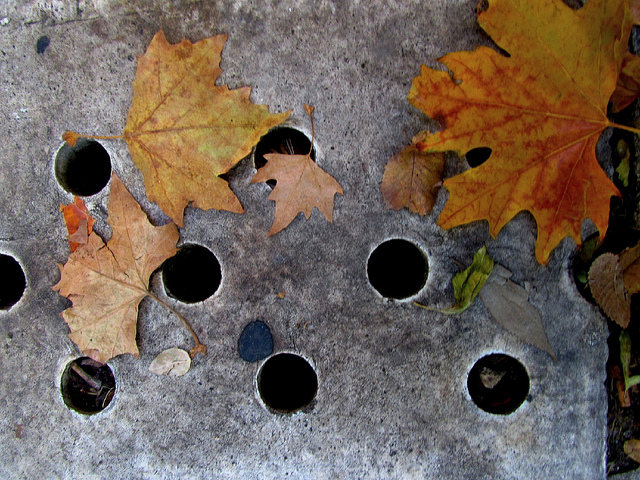
#> input picture agujeros/agujero.jpg, 640 x 480 px
$ python tarea.py agujero.jpg   (Python 2 division)   (older library calls are emulated)
#> lines starting #> are read from the running program, lines starting #| are printed output that depends on the picture; after the words box and inside, x2 and y2 are one past the last pixel; in counts of white or black regions, pixels touching at a corner belong together
import sys
from PIL import Image, ImageDraw, ImageFont
from random import randint

def grayScale(im):
    w,h = im.size
    gray = im.copy()
    pix = gray.load()
    for x in range(w):
        for y in range(h):
            curr = pix[x,y]
            prom = max(curr)
            pix[x,y] = prom, prom, prom
    return gray

def blur(im):
    w,h = im.size
    blurred = im.copy()
    pix = blurred.load()
    for x in range(w):
        for y in range(h):
            ngbs = []
            ngbs.append(list(pix[x,y]))
            for i in range(x-1, x+2):
                for j in range(y-1, y+2):
                    try:
                        ngbs.append(list(pix[i,j]))
                    except IndexError:
                        pass
            total = [ sum(z) for z in zip(*ngbs) ]
            pix[x,y] = total[0]/len(ngbs), total[1]/len(ngbs), total[2]/len(ngbs)
    return blurred

def binarized(im, thresh):
    w,h = im.size
    binarized = im.copy()
    pix = binarized.load()
    for x in range(w):
        for y in range(h):
            if pix[x,y][0] >= thresh:
                pix[x,y] = (255,255,255)
            else:
                pix[x,y] = (0,0,0)
    return binarized

def bfs(im, root, color, out):
    '''q = queue '''
    pix = im.load()
    output = out.load()
    w, h = im.size
    q = []
    q.append(root)
    coords = []
    original = pix[root]
    tot = 0
    while len(q) > 0:
        (x, y) = q.pop(0)
        curr = pix[x, y]
        if curr == original or curr == color:
            for dx in [-1, 0, 1]:
                for dy in [-1, 0, 1]:
                    i, j = (x + dx, y + dy)
                    if i >= 0 and i < w and j >= 0 and j < h:
                        rgb = pix[i, j]
                        if rgb == original:
                            tot+=1
                            pix[i, j] = color
                            output[i,j] = color
                            coords.append((i, j))
                            q.append((i, j))
    return coords, out, tot

def horizontalHistogram(im):
    w,h = im.size
    pix = im.load()
    file_ = open('horizontal.txt', 'w')
    hist = []
    prom = 0
    for x in range(w):
        temp = 0
        for y in range(h):
            temp += pix[x,y][0]
        file_.write(str(x)+ ' ' + str(temp) + '\n')
        hist.append(temp)
    file_.close()
    for i in hist:
        prom += i
    prom = float(prom)/ len(hist)
    return hist, prom

def verticalHistogram(im):
    w,h = im.size
    pix = im.load()
    file_ = open('vertical.txt', 'w')
    hist = []
    prom = 0
    for y in range(h):
        temp = 0
        for x in range(w):
            temp += pix[x,y][0]
        file_.write(str(y)+ ' ' + str(temp) + '\n')
        hist.append(temp)
    for i in hist:
        prom +=i
    prom = float(prom)/len(hist)
    file_.close()
    return hist, prom

'''
def possibleHoles(hist):
    coord = []
    for i in range(1, len(hist) - 1):
        if hist[i] < hist[i-1] and hist[i+1] > hist[i]:
            coord.append(i)
    return coord
'''

def possibleHoles(histx, histy, im):
    '''inter = intersections '''
    pix = im.load()
    inter = []
    for i in range(1, len(histx)-1):
        if histx[i-1] > histx[i] < histx[i+1]:
            for j in range(1, len(histy) -1):
                if histy[j-1] > histy[j] < histy[j+1]:
                    inter.append((i,j))
    return inter

def purple():
    return (randint(85,255), randint(0, 150), randint(128, 255))

def findCenters(coords, im, original, tot):
    draw = ImageDraw.Draw(im)
    font = ImageFont.truetype("/usr/share/fonts/truetype/freefont/FreeMonoOblique.ttf", 14)
    r = 2
    t = 0
    for c in coords:
        id_ = 'a'+str(t+1)
        c.sort()
        max_ = c[-1]
        min_ = c[0]
        promx = (max_[0] + min_[0])/2
        promy = (max_[1] + min_[1])/2
        draw.ellipse((promx-r,promy-r, promx+r, promy+r), fill='yellow')
        draw.text((promx,promy),id_, fill='red', font=font)
        print '\tAgujero %s -> %.2f%%'%(id_,tot[t]*100)
        t += 1
    return im

def holeDetection(im):
    size = 128,128
    original = im.copy()
    output = im.copy()
    output.thumbnail(size, Image.ANTIALIAS)
    im.thumbnail(size, Image.ANTIALIAS)
    im = grayScale(im)
    im = blur(im)
    histx, promx = horizontalHistogram(im)
    histy, promy = verticalHistogram(im)

    inter = possibleHoles(histx, histy, im)

    im = binarized(im,60)
    pix = im.load()
    coords = []
    tot = []
    area = im.size[0] * im.size[1]
    for i in inter:
        if pix[i] == (0,0,0):
            c, out, t = bfs(im, (i), purple(), output)
            coords.append(c)
            p = (float(t)/area)
            tot.append(p)

    im = findCenters(coords, out, original,tot)
    im = im.resize((original.size), Image.ANTIALIAS)
    im.save('agujeros.png')
    im.show()

if __name__ == '__main__':
    path = sys.argv[1]
    image = Image.open(path).convert('RGB')
#> image is the input picture: PIL image 640x480 RGB; mean R, G, B 112.6, 98.9, 89.2
    holeDetection(image)
#> in holeDetection, `output.thumbnail(size, Image.ANTIALIAS)`:
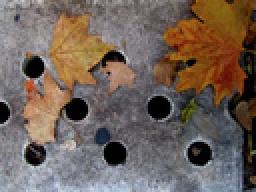
#> output: PIL image 128x96 RGB (shown 2 times larger); mean R, G, B 112.8, 99.2, 89.4
#> in holeDetection, `im = blur(im)`:
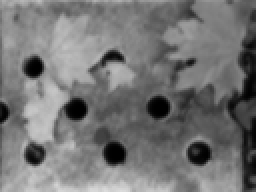
#> im: PIL image 128x96 RGB (shown 2 times larger); min 0, max 219, mean 116.7
#> after the loop in horizontalHistogram, `for x in range(w):`: hist = 128 values, max 15492 at index 23, min 3675 at index 126, mean 11201.8
#> the loop in horizontalHistogram, `for i in hist:` made 128 passes
#> (i, prom) on passes 1 to 12: (9664, 9664), (11437, 21101), (12119, 33220), (12631, 45851), (12991, 58842), (13015, 71857), (12806, 84663), (12648, 97311), (12616, 109927), (12800, 122727), (13124, 135851), (13257, 149108)
#> after the loop in horizontalHistogram, `for i in hist:`: prom = 1433825
#> in horizontalHistogram, `prom = float(prom)/ len(hist)`: prom = 11201.8
#> in holeDetection, `histx, promx = horizontalHistogram(im)`: histx has the same summary as hist in horizontalHistogram
#> after the loop in verticalHistogram, `for y in range(h):`: hist = 96 values, max 22271 at index 95, min 10033 at index 54, mean 14935.7
#> the loop in verticalHistogram, `for i in hist:` made 96 passes
#> (i, prom) on passes 1 to 12: (18212, 18212), (16264, 34476), (15476, 49952), (14913, 64865), (14530, 79395), (14345, 93740), (14368, 108108), (14626, 122734), (15061, 137795), (15543, 153338), (16014, 169352), (16458, 185810)
#> after the loop in verticalHistogram, `for i in hist:`: prom = 1433825
#> in verticalHistogram, `prom = float(prom)/len(hist)`: prom = 14935.7
#> in holeDetection, `histy, promy = verticalHistogram(im)`: histy has the same summary as hist in verticalHistogram
#> the loop in possibleHoles, `for i in range(1, len(histx)-1):` made 126 passes
#> after the loop in possibleHoles, `for i in range(1, len(histx)-1):`: inter = 75 pairs, first value 8 to 126, second value 5 to 77
#> in holeDetection, `im = binarized(im,60)`:
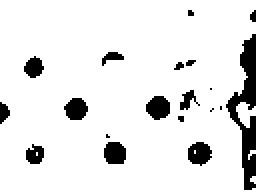
#> im: PIL image 128x96 RGB (shown 2 times larger); 89.8% white; 19 black regions (9 under 20 px), largest, box (x1, y1, x2, y2) and area: (113, 17, 128, 95) 502, (73, 48, 85, 60) 110, (94, 71, 106, 83) 106
#> the loop in holeDetection, `for i in inter:` made 75 passes
#> (i, t, p) on passes 10, 12, 28, 35, 43, 48, 51, 52, 55: ((13, 77), 66, 0.00537), ((17, 30), 75, 0.0061), ((38, 54), 100, 0.00814), ((54, 77), 105, 0.00854), ((80, 54), 110, 0.00895), ((90, 54), 47, 0.00382), ((95, 5), 8, 0.000651), ((95, 30), 11, 0.000895), ((95, 77), 106, 0.00863)
#> (t, p) on pass 67: (502, 0.0409)
#> after the loop in holeDetection, `for i in inter:`:
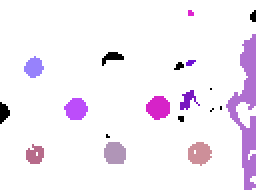
#> im: PIL image 128x96 RGB (shown 2 times larger); mean R, G, B 245.6, 238.6, 247.6
#> after the loop in holeDetection, `for i in inter:`: coords = 10 items; tot = [0.00537, 0.0061, 0.00814, 0.00854, 0.00895, 0.00382, 0.000651, 0.000895, 0.00863, 0.0409]
#> in findCenters, `draw = ImageDraw.Draw(im)`:
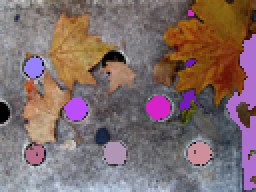
#> im: PIL image 128x96 RGB (shown 2 times larger); mean R, G, B 127.8, 107.4, 106.9
#> the loop in findCenters, `for c in coords:` made 10 passes
#> (id_, max_, min_, promx, promy) on passes 1 to 10: ('a1', (21, 78), (13, 75), 17, 76), ('a2', (21, 34), (12, 33), 16, 33), ('a3', (43, 55), (32, 53), 37, 54), ('a4', (62, 79), (52, 74), 57, 76), ('a5', (84, 56), (73, 52), 78, 54), ('a6', (99, 52), (90, 51), 94, 51), ('a7', (96, 7), (94, 5), 95, 6), ('a8', (97, 30), (93, 31), 95, 30), ('a9', (105, 78), (94, 74), 99, 76), ('a10', (127, 93), (113, 52), 120, 72)
#| 	Agujero a1 -> 0.54%
#| 	Agujero a2 -> 0.61%
#| 	Agujero a3 -> 0.81%
#| 	Agujero a4 -> 0.85%
#| 	Agujero a5 -> 0.90%
#| 	Agujero a6 -> 0.38%
#| 	Agujero a7 -> 0.07%
#| 	Agujero a8 -> 0.09%
#> (further printed lines are left out)
#> after the loop in findCenters, `for c in coords:`: t = 10
#> in holeDetection, `im = findCenters(coords, out, original,tot)`:
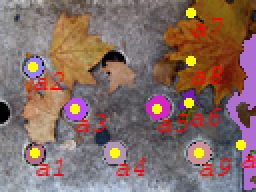
#> im: PIL image 128x96 RGB (shown 2 times larger); mean R, G, B 132.8, 107.7, 101.7
#> in holeDetection, `im = im.resize((original.size), Image.ANTIALIAS)`:
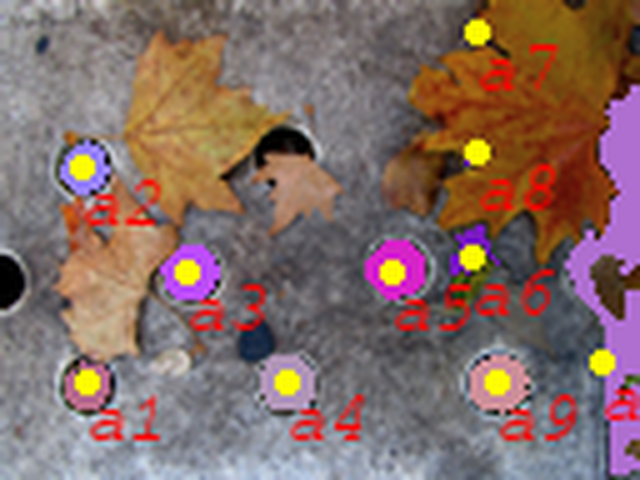
#> im: PIL image 640x480 RGB; mean R, G, B 132.8, 107.6, 101.8

$ run again, on agujeros/prueba4.jpg
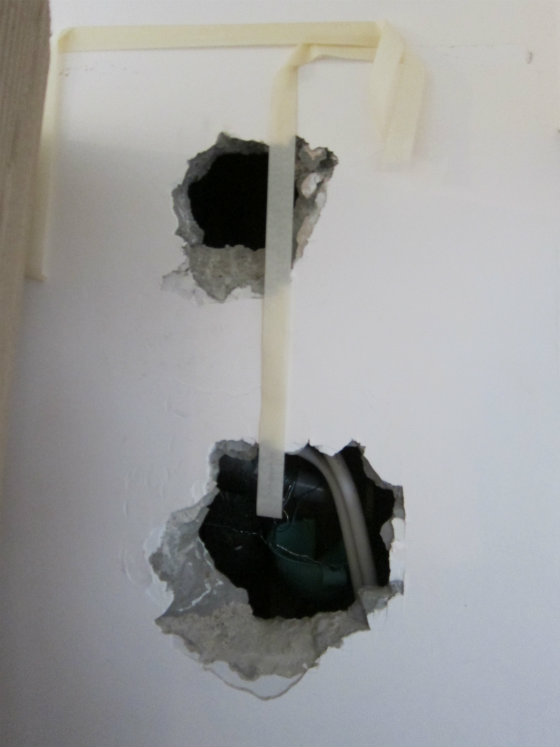
#> input picture agujeros/prueba4.jpg, 560 x 747 px
#> image is the input picture: PIL image 560x747 RGB; mean R, G, B 154.2, 154.5, 154
#> after the loop in horizontalHistogram, `for x in range(w):`: hist = 96 values, max 25451 at index 94, min 14133 at index 43, mean 20260.6
#> the loop in horizontalHistogram, `for i in hist:` made 96 passes
#> (i, prom) on passes 1 to 8: (17929, 17929), (15470, 33399), (14778, 48177), (14696, 62873), (14794, 77667), (15020, 92687), (15490, 108177), (16331, 124508)
#> after the loop in horizontalHistogram, `for i in hist:`: prom = 1945016
#> in horizontalHistogram, `prom = float(prom)/ len(hist)`: prom = 20260.6
#> in holeDetection, `histx, promx = horizontalHistogram(im)`: histx has the same summary as hist in horizontalHistogram
#> after the loop in verticalHistogram, `for y in range(h):`: hist = 128 values, max 18369 at index 2, min 10978 at index 96, mean 15195.4
#> the loop in verticalHistogram, `for i in hist:` made 128 passes
#> (i, prom) on passes 1 to 8: (17220, 17220), (18161, 35381), (18369, 53750), (18364, 72114), (18264, 90378), (18183, 108561), (18084, 126645), (17983, 144628)
#> after the loop in verticalHistogram, `for i in hist:`: prom = 1945016
#> in verticalHistogram, `prom = float(prom)/len(hist)`: prom = 15195.4
#> in holeDetection, `histy, promy = verticalHistogram(im)`: histy has the same summary as hist in verticalHistogram
#> the loop in possibleHoles, `for i in range(1, len(histx)-1):` made 94 passes
#> after the loop in possibleHoles, `for i in range(1, len(histx)-1):`: inter = 30 pairs, first value 3 to 90, second value 7 to 96
#> in holeDetection, `im = binarized(im,60)`:
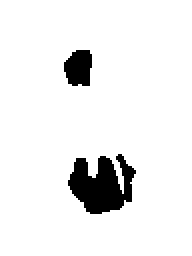
#> im: PIL image 96x128 RGB (shown 2 times larger); 93% white; 2 black regions, box (x1, y1, x2, y2) and area: (34, 77, 68, 107) 651, (32, 25, 46, 43) 206
#> the loop in holeDetection, `for i in inter:` made 30 passes
#> (i, w in bfs, h in bfs, original in bfs, t, p) on passes 9, 12: ((43, 29), 96, 128, (0, 0, 0), 206, 0.0168), ((43, 96), 96, 128, (0, 0, 0), 651, 0.053)
#> after the loop in holeDetection, `for i in inter:`: coords = 2 items; tot = [0.0168, 0.053]
#> the loop in findCenters, `for c in coords:` made 2 passes
#> (id_, max_, min_, promx, promy, t) on passes 1 to 2: ('a1', (45, 33), (32, 31), 38, 32, 1), ('a2', (67, 86), (34, 90), 50, 88, 2)
#> (printed output is left out)
#> after the loop in findCenters, `for c in coords:`: t = 2
#> in holeDetection, `im = im.resize((original.size), Image.ANTIALIAS)`:
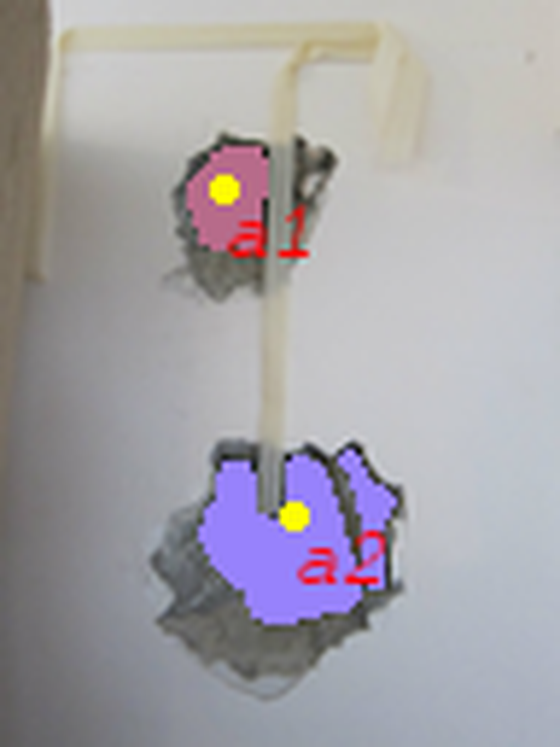
#> im: PIL image 560x747 RGB; mean R, G, B 165.2, 161.9, 167.1

$ run again, on agujeros/prueba5.jpg
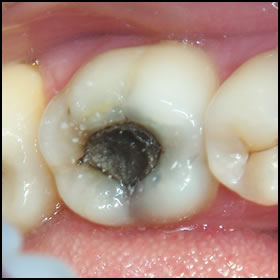
#> input picture agujeros/prueba5.jpg, 280 x 280 px
#> image is the input picture: PIL image 280x280 RGB; mean R, G, B 175.7, 147.5, 135.8
#> after the loop in horizontalHistogram, `for x in range(w):`: hist = 128 values, max 25323 at index 6, min 9929 at index 127, mean 22657
#> the loop in horizontalHistogram, `for i in hist:` made 128 passes
#> (i, prom) on passes 1 to 8: (10116, 10116), (19813, 29929), (23374, 53303), (24547, 77850), (25030, 102880), (25234, 128114), (25323, 153437), (25308, 178745)
#> after the loop in horizontalHistogram, `for i in hist:`: prom = 2900095
#> in horizontalHistogram, `prom = float(prom)/ len(hist)`: prom = 22657
#> in holeDetection, `histx, promx = horizontalHistogram(im)`: histx has the same summary as hist in horizontalHistogram
#> after the loop in verticalHistogram, `for y in range(h):`: hist = 128 values, max 27590 at index 124, min 9357 at index 0, mean 22657
#> the loop in verticalHistogram, `for i in hist:` made 128 passes
#> (i, prom) on passes 1 to 8: (9357, 9357), (15714, 25071), (19330, 44401), (20174, 64575), (20329, 84904), (20332, 105236), (20285, 125521), (20212, 145733)
#> after the loop in verticalHistogram, `for i in hist:`: prom = 2900095
#> in verticalHistogram, `prom = float(prom)/len(hist)`: prom = 22657
#> in holeDetection, `histy, promy = verticalHistogram(im)`: histy has the same summary as hist in verticalHistogram
#> the loop in possibleHoles, `for i in range(1, len(histx)-1):` made 126 passes
#> after the loop in possibleHoles, `for i in range(1, len(histx)-1):`: inter = [(9, 15), (9, 68), (9, 102), (32, 15), (32, 68), (32, 102), (59, 15), (59, 68), (59, 102), (93, 15), (93, 68), (93, 102), (98, 15), (98, 68), (98, 102), (112, 15), (112, 68), (112, 102), (123, 15), (123, 68), (123, 102)]
#> in holeDetection, `im = binarized(im,60)`:
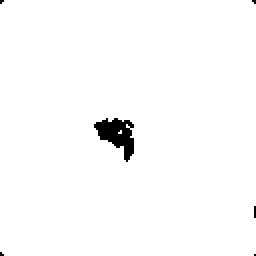
#> im: PIL image 128x128 RGB (shown 2 times larger); 98.5% white; 6 black regions (5 under 20 px), largest, box (x1, y1, x2, y2) and area: (47, 59, 67, 81) 233
#> the loop in holeDetection, `for i in inter:` made 21 passes
#> (i, w in bfs, h in bfs, original in bfs, t, p) on pass 8: ((59, 68), 128, 128, (0, 0, 0), 233, 0.0142)
#> after the loop in holeDetection, `for i in inter:`: coords = 1 item; tot = [0.0142]
#> the loop in findCenters, `for c in coords:` made 1 pass
#> (id_, max_, min_, promx, promy, t) on pass 1: ('a1', (66, 76), (47, 62), 56, 69, 1)
#> (printed output is left out)
#> after the loop in findCenters, `for c in coords:`: t = 1
#> in holeDetection, `im = im.resize((original.size), Image.ANTIALIAS)`:
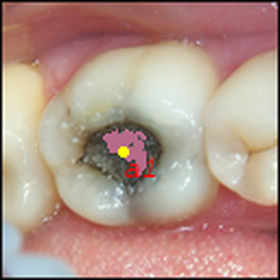
#> im: PIL image 280x280 RGB; mean R, G, B 178, 148.4, 136.8
